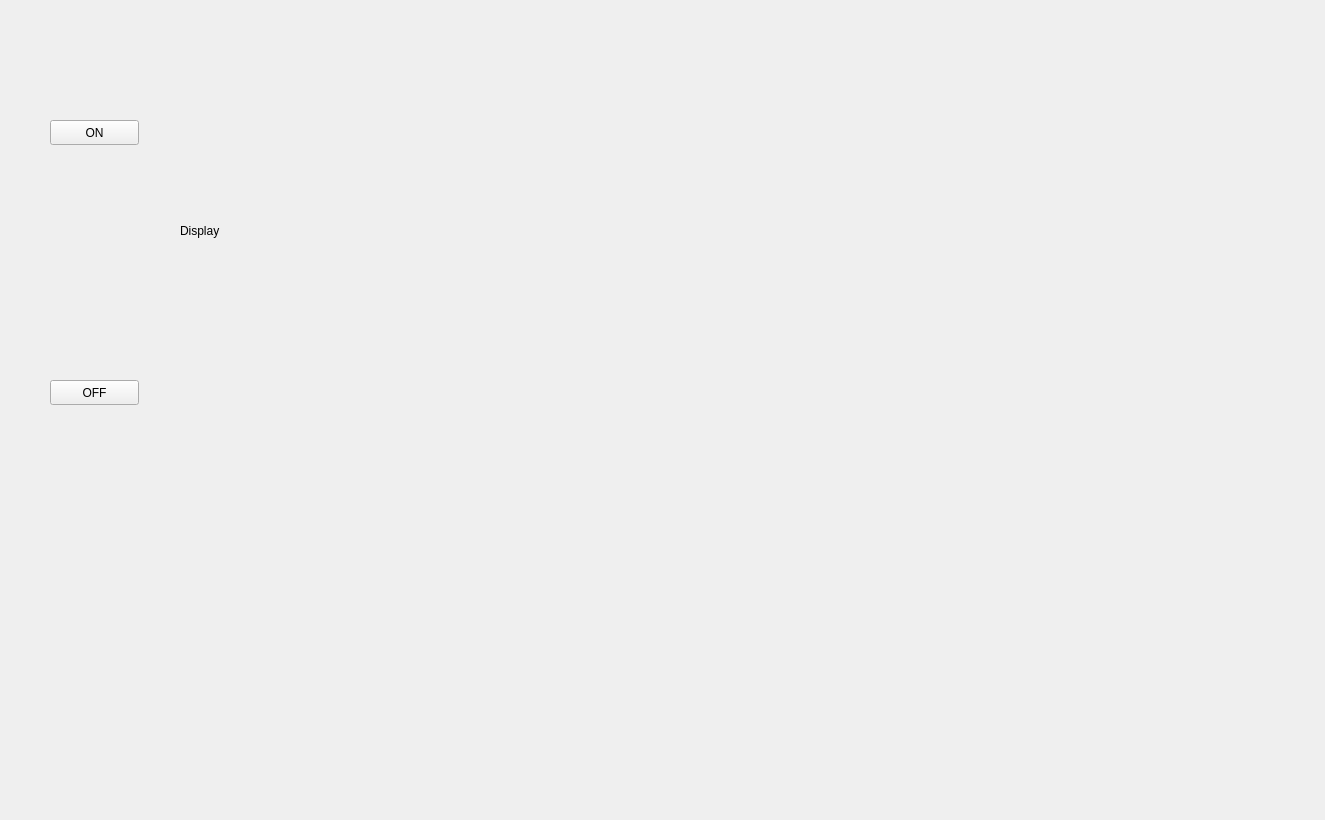
<?xml version="1.0" encoding="UTF-8"?>
<ui version="4.0">
 <class>Widget</class>
 <widget class="QWidget" name="Widget">
  <property name="geometry">
   <rect>
    <x>0</x>
    <y>0</y>
    <width>1325</width>
    <height>820</height>
   </rect>
  </property>
  <property name="windowTitle">
   <string>Widget</string>
  </property>
  <widget class="QLabel" name="mainlabel">
   <property name="geometry">
    <rect>
     <x>180</x>
     <y>40</y>
     <width>641</width>
     <height>381</height>
    </rect>
   </property>
   <property name="text">
    <string>Display</string>
   </property>
  </widget>
  <widget class="QPushButton" name="pushButton1">
   <property name="geometry">
    <rect>
     <x>50</x>
     <y>120</y>
     <width>89</width>
     <height>25</height>
    </rect>
   </property>
   <property name="text">
    <string>ON</string>
   </property>
  </widget>
  <widget class="QPushButton" name="pushButton2">
   <property name="geometry">
    <rect>
     <x>50</x>
     <y>380</y>
     <width>89</width>
     <height>25</height>
    </rect>
   </property>
   <property name="text">
    <string>OFF</string>
   </property>
  </widget>
 </widget>
 <layoutdefault spacing="6" margin="11"/>
 <resources/>
 <connections/>
</ui>
